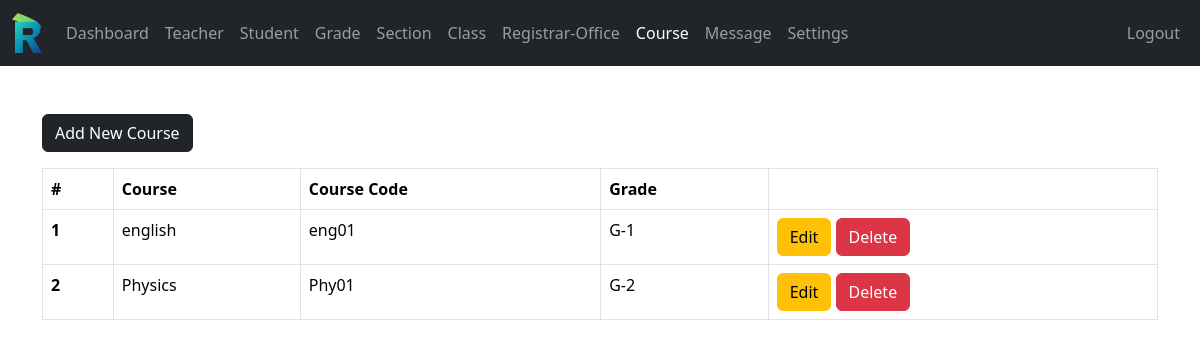
Page /admin/course.php (signed in) on the committed database.
### tables this page shows
CREATE TABLE `courses` (
  `course_id` int(11) NOT NULL,
  `grade` int(11) NOT NULL,
  `course_name` varchar(127) NOT NULL,
  `grade_code` varchar(31) NOT NULL,
  `course_code` varchar(31) NOT NULL
);

### data/course.php (called while the page is built, shortened)
<?php
function getALLCourses($conn){
    $sql = "SELECT courses.*,
                   CONCAT(courses.grade_code, '-', courses.grade) AS grade_name
            FROM courses";
    $stmt = $conn->prepare($sql);
    $stmt->execute();
    if ($stmt->rowCount() >= 1) {
        $courses = $stmt->fetchAll();
        return $courses;
    } else {
        return 0;
    }
}
?>

### admin/course.php (the view, shortened to what this page needs)
<?php
if (isset($_SESSION['admin_id']) &&
    isset($_SESSION['role'])) {
    if ($_SESSION['role'] == 'Admin') {
        include "../DB_connection.php";
        include "../data/course.php";
        $courses = getALLCourses($conn);
?>
<!DOCTYPE html>
<html lang="en">
<head>
    <link rel="stylesheet" href="https://cdn.jsdelivr.net/npm/bootstrap@5.3.8/dist/css/bootstrap.min.css">
    <link rel="stylesheet" href="/school-management/style.css">
    <link rel="stylesheet" href="https://cdnjs.cloudflare.com/ajax/libs/font-awesome/4.7.0/css/font-awesome.min.css">
</head>
<body>
    <?php include "../inc/navbar.php"; ?>
    <?php if (!empty($courses)) { ?>
    <div class="container mt-5">
        <a href="course-add.php" class="btn btn-dark">Add New Course</a>
        <div class="table-responsiv">
            <table class="table table-bordered mt-3 n-table">
                <thead>
                    <tr>
                        <th scope="col">#</th>
                        <th scope="col">Course</th>
                        <th scope="col">Course Code</th>
                        <th scope="col">Grade</th>
                        <th scope="col"></th>
                    </tr>
                </thead>
                <tbody>
                    <?php $i = 1; foreach ($courses as $row) {
                        $cid   = $row['course_id'] ?? '';
                        $name  = $row['course_name'] ?? '';
                        $code  = $row['course_code'] ?? '';
                        $grade = $row['grade_name'] ?? '';
                    ?>
                    <tr>
                        <th scope="row"><?= $i++ ?></th>
                        <td><?= htmlspecialchars($name) ?></td>
                        <td><?= htmlspecialchars($code) ?></td>
                        <td><?= htmlspecialchars($grade) ?></td>
                        <td>
                            <a href="course-edit.php?course_id=<?= urlencode($cid) ?>" class="btn btn-warning">Edit</a>
                            <a href="course-delete.php?course_id=<?= urlencode($cid) ?>"
                               class="btn btn-danger"
                               onclick="return confirm('Are you sure you want to delete this course?');">Delete</a>
                        </td>
                    </tr>
                    <?php } ?>
                </tbody>
            </table>
        </div>
    </div>
    <?php } ?>
</body>
</html>
<?php
    } else {
        header("Location: ../login.php");
        exit;
    }
} else {
    header("Location: ../login.php");
    exit;
}
?>

### style.css (style rules this page uses)
html { scroll-behavior: smooth; }
html, body { margin: 0; padding: 0; height: 100%; }

### rows in the picture
courses: course_name "english", course_code "eng01", grade "G-1"
courses: course_name "Physics", course_code "Phy01", grade "G-2"
